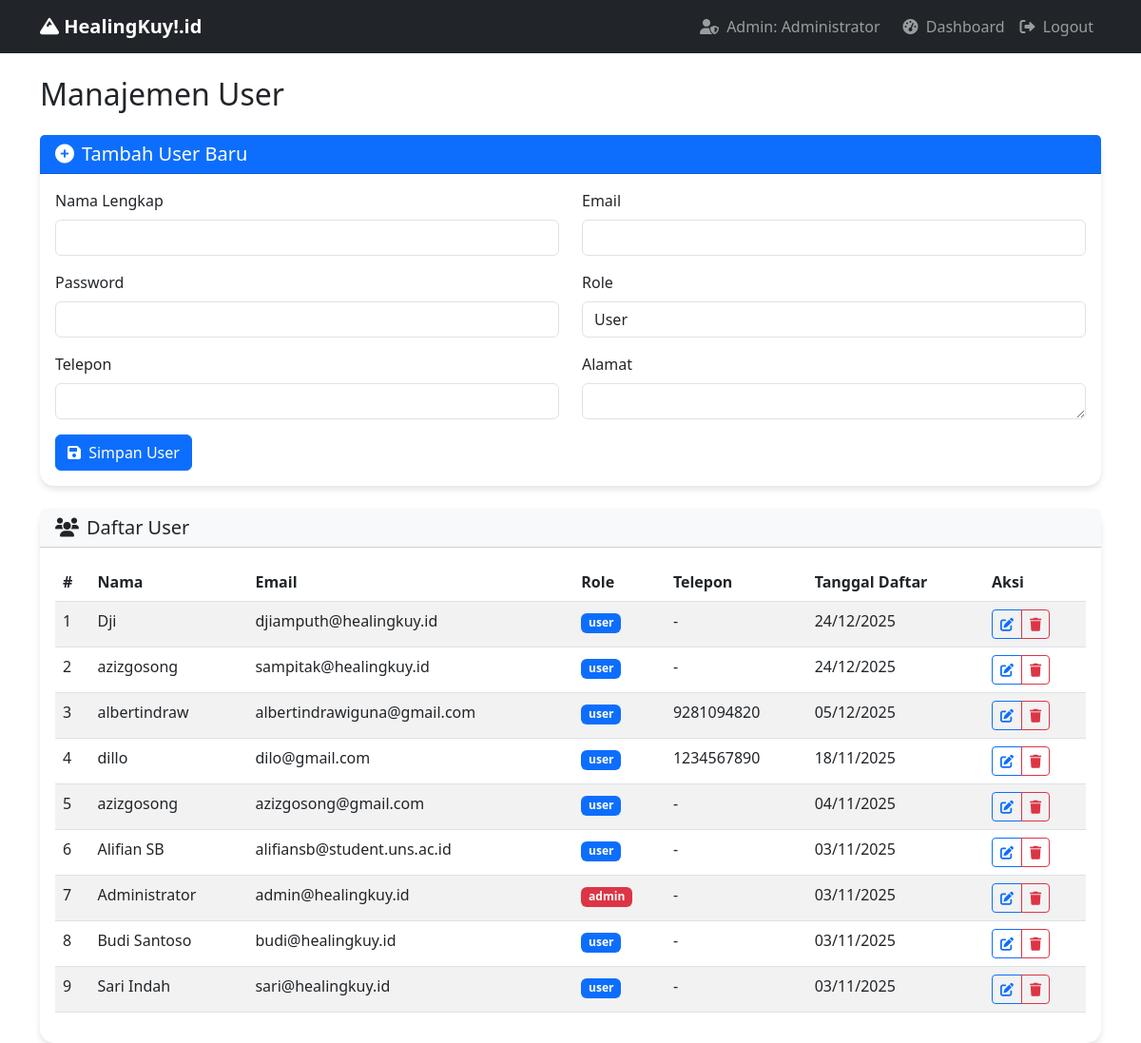
The page /admin/manage_users.php (signed in) on the database as committed earlier.
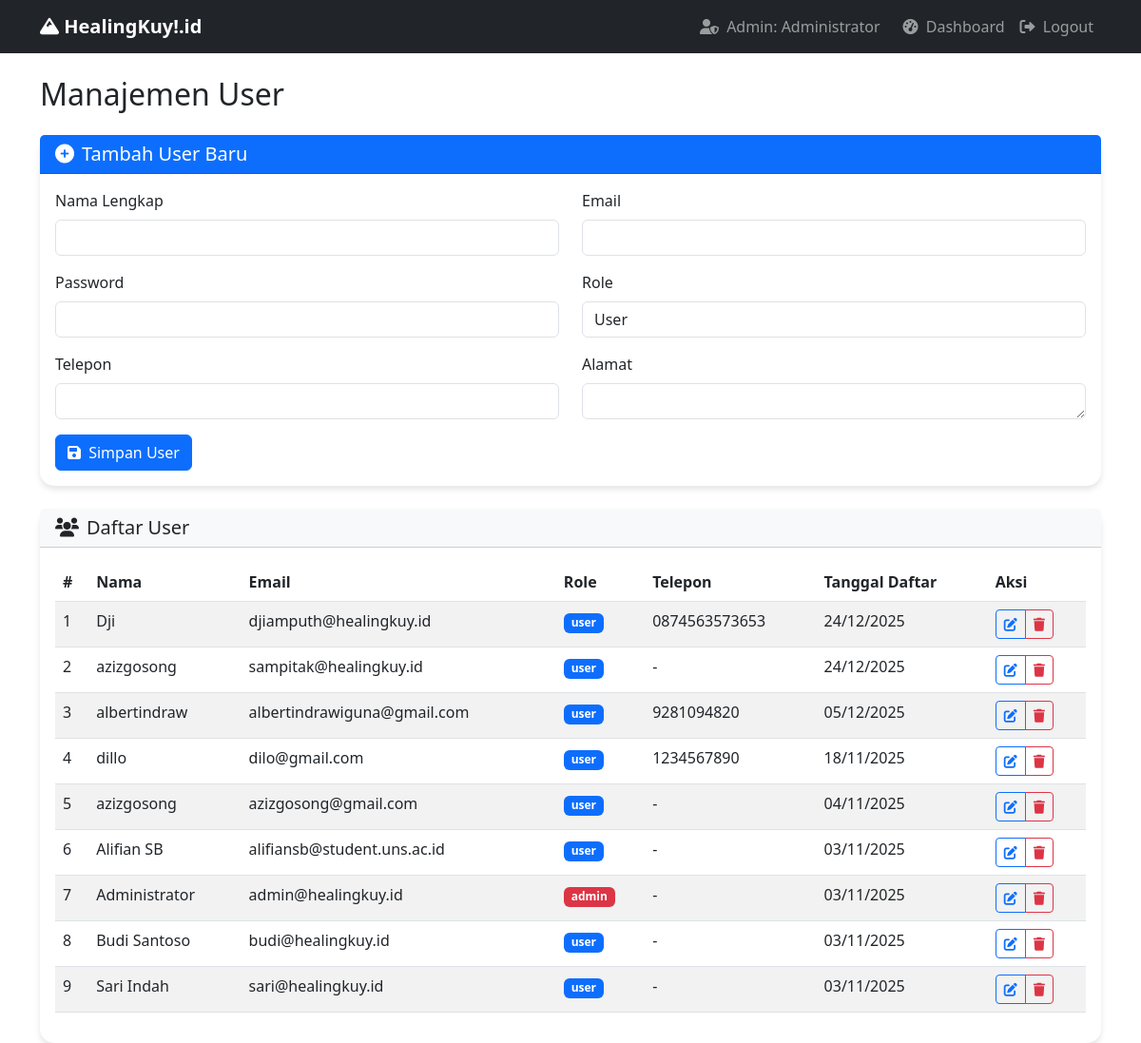
The same page on the database as committed later.
### tables this page shows
CREATE TABLE `users` (
  `id` int(11) NOT NULL,
  `name` varchar(100) NOT NULL,
  `email` varchar(100) NOT NULL,
  `password` varchar(255) NOT NULL,
  `role` enum('admin','user') DEFAULT 'user',
  `phone` varchar(20) DEFAULT NULL,
  `address` text DEFAULT NULL,
  `created_at` timestamp NOT NULL DEFAULT current_timestamp()
);

### admin/manage_users.php (the view, shortened to what the changed rows need)
<?php
include '../includes/config.php';
$users = $pdo->query("SELECT * FROM users ORDER BY created_at DESC")->fetchAll();
?>
<!DOCTYPE html>
<html lang="id">
<head>
    <link href="https://cdn.jsdelivr.net/npm/bootstrap@5.3.0/dist/css/bootstrap.min.css" rel="stylesheet">
    <link href="https://cdnjs.cloudflare.com/ajax/libs/font-awesome/6.0.0/css/all.min.css" rel="stylesheet">
</head>
<body>
    <div class="container mt-4">
        <h2 class="mb-4">Manajemen User</h2>
        <div class="card">
            <div class="card-body">
                <div class="table-responsive">
                    <table class="table table-striped">
                        <thead>
                            <tr>
                                <th>#</th>
                                <th>Nama</th>
                                <th>Email</th>
                                <th>Role</th>
                                <th>Telepon</th>
                                <th>Tanggal Daftar</th>
                                <th>Aksi</th>
                            </tr>
                        </thead>
                        <tbody>
                            <?php foreach($users as $index => $user): ?>
                            <tr>
                                <td><?php echo $index + 1; ?></td>
                                <td><?php echo $user['name']; ?></td>
                                <td><?php echo $user['email']; ?></td>
                                <td>
                                    <span class="badge <?php echo $user['role'] == 'admin' ? 'bg-danger' : 'bg-primary'; ?>">
                                        <?php echo $user['role']; ?>
                                    </span>
                                </td>
                                <td><?php echo $user['phone'] ?: '-'; ?></td>
                                <td><?php echo date('d/m/Y', strtotime($user['created_at'])); ?></td>
                                <td>
                                    <div class="btn-group btn-group-sm">
                                        <button type="button" class="btn btn-outline-primary" data-bs-toggle="modal" data-bs-target="#editUserModal<?php echo $user['id']; ?>">
                                            <i class="fas fa-edit"></i>
                                        </button>
                                        <button type="button" class="btn btn-outline-danger" data-bs-toggle="modal" data-bs-target="#deleteUserModal<?php echo $user['id']; ?>">
                                            <i class="fas fa-trash"></i>
                                        </button>
                                    </div>
                                </td>
                            </tr>
                            <?php endforeach; ?>
                        </tbody>
                    </table>
                </div>
            </div>
        </div>
    </div>
</body>
</html>

Rows that differ between the two databases and show on the page:
changed users "Dji": phone "-" → "0874563573653"
